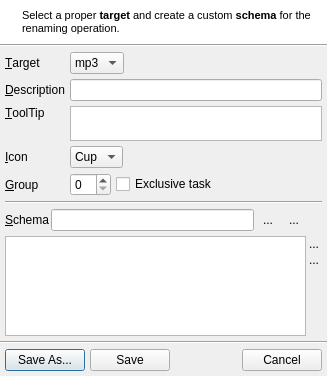
<ui version="4.0" >
 <class>QURenameTaskDialog</class>
 <widget class="QDialog" name="QURenameTaskDialog" >
  <property name="geometry" >
   <rect>
    <x>0</x>
    <y>0</y>
    <width>327</width>
    <height>376</height>
   </rect>
  </property>
  <property name="windowTitle" >
   <string>Edit Rename Task</string>
  </property>
  <layout class="QVBoxLayout" >
   <property name="spacing" >
    <number>0</number>
   </property>
   <property name="margin" >
    <number>0</number>
   </property>
   <item>
    <widget class="QFrame" name="frame" >
     <property name="palette" >
      <palette>
       <active>
        <colorrole role="Base" >
         <brush brushstyle="SolidPattern" >
          <color alpha="255" >
           <red>255</red>
           <green>255</green>
           <blue>255</blue>
          </color>
         </brush>
        </colorrole>
        <colorrole role="Window" >
         <brush brushstyle="SolidPattern" >
          <color alpha="255" >
           <red>255</red>
           <green>255</green>
           <blue>255</blue>
          </color>
         </brush>
        </colorrole>
       </active>
       <inactive>
        <colorrole role="Base" >
         <brush brushstyle="SolidPattern" >
          <color alpha="255" >
           <red>255</red>
           <green>255</green>
           <blue>255</blue>
          </color>
         </brush>
        </colorrole>
        <colorrole role="Window" >
         <brush brushstyle="SolidPattern" >
          <color alpha="255" >
           <red>255</red>
           <green>255</green>
           <blue>255</blue>
          </color>
         </brush>
        </colorrole>
       </inactive>
       <disabled>
        <colorrole role="Base" >
         <brush brushstyle="SolidPattern" >
          <color alpha="255" >
           <red>255</red>
           <green>255</green>
           <blue>255</blue>
          </color>
         </brush>
        </colorrole>
        <colorrole role="Window" >
         <brush brushstyle="SolidPattern" >
          <color alpha="255" >
           <red>255</red>
           <green>255</green>
           <blue>255</blue>
          </color>
         </brush>
        </colorrole>
       </disabled>
      </palette>
     </property>
     <property name="autoFillBackground" >
      <bool>true</bool>
     </property>
     <property name="frameShadow" >
      <enum>QFrame::Raised</enum>
     </property>
     <layout class="QHBoxLayout" >
      <item>
       <widget class="QLabel" name="infoIconLbl" >
        <property name="sizePolicy" >
         <sizepolicy vsizetype="Preferred" hsizetype="Fixed" >
          <horstretch>0</horstretch>
          <verstretch>0</verstretch>
         </sizepolicy>
        </property>
        <property name="text" >
         <string/>
        </property>
        <property name="pixmap" >
         <pixmap resource="images/uman.qrc" >:/marks/information.png</pixmap>
        </property>
        <property name="alignment" >
         <set>Qt::AlignLeading|Qt::AlignLeft|Qt::AlignTop</set>
        </property>
       </widget>
      </item>
      <item>
       <widget class="QLabel" name="label" >
        <property name="text" >
         <string>&lt;!DOCTYPE HTML PUBLIC "-//W3C//DTD HTML 4.0//EN" "http://www.w3.org/TR/REC-html40/strict.dtd">
&lt;html>&lt;head>&lt;meta name="qrichtext" content="1" />&lt;style type="text/css">
p, li { white-space: pre-wrap; }
&lt;/style>&lt;/head>&lt;body style=" font-family:'MS Shell Dlg 2'; font-size:8.25pt; font-weight:400; font-style:normal;">
&lt;p style=" margin-top:0px; margin-bottom:0px; margin-left:0px; margin-right:0px; -qt-block-indent:0; text-indent:0px; font-size:8pt;">Select a proper &lt;span style=" font-weight:600;">target&lt;/span> and create a custom &lt;span style=" font-weight:600;">schema&lt;/span> for the renaming operation.&lt;/p>&lt;/body>&lt;/html></string>
        </property>
        <property name="alignment" >
         <set>Qt::AlignLeading|Qt::AlignLeft|Qt::AlignTop</set>
        </property>
        <property name="wordWrap" >
         <bool>true</bool>
        </property>
       </widget>
      </item>
     </layout>
    </widget>
   </item>
   <item>
    <widget class="Line" name="line" >
     <property name="orientation" >
      <enum>Qt::Horizontal</enum>
     </property>
    </widget>
   </item>
   <item>
    <layout class="QVBoxLayout" >
     <property name="spacing" >
      <number>5</number>
     </property>
     <property name="margin" >
      <number>5</number>
     </property>
     <item>
      <layout class="QGridLayout" >
       <item row="0" column="0" >
        <widget class="QLabel" name="label_7" >
         <property name="text" >
          <string>&amp;Target</string>
         </property>
         <property name="buddy" >
          <cstring>targetCombo</cstring>
         </property>
        </widget>
       </item>
       <item row="0" column="1" >
        <layout class="QHBoxLayout" >
         <property name="spacing" >
          <number>0</number>
         </property>
         <item>
          <widget class="QComboBox" name="targetCombo" >
           <item>
            <property name="text" >
             <string>mp3</string>
            </property>
           </item>
          </widget>
         </item>
         <item>
          <spacer>
           <property name="orientation" >
            <enum>Qt::Horizontal</enum>
           </property>
           <property name="sizeHint" stdset="0" >
            <size>
             <width>68</width>
             <height>17</height>
            </size>
           </property>
          </spacer>
         </item>
        </layout>
       </item>
       <item row="1" column="0" >
        <widget class="QLabel" name="label_2" >
         <property name="text" >
          <string>&amp;Description</string>
         </property>
         <property name="buddy" >
          <cstring>descriptionEdit</cstring>
         </property>
        </widget>
       </item>
       <item row="1" column="1" >
        <widget class="QLineEdit" name="descriptionEdit" />
       </item>
       <item row="2" column="1" >
        <widget class="QTextEdit" name="toolTipEdit" >
         <property name="sizePolicy" >
          <sizepolicy vsizetype="Preferred" hsizetype="Expanding" >
           <horstretch>0</horstretch>
           <verstretch>0</verstretch>
          </sizepolicy>
         </property>
         <property name="maximumSize" >
          <size>
           <width>16777215</width>
           <height>35</height>
          </size>
         </property>
         <property name="tabChangesFocus" >
          <bool>true</bool>
         </property>
         <property name="tabStopWidth" >
          <number>80</number>
         </property>
         <property name="acceptRichText" >
          <bool>false</bool>
         </property>
        </widget>
       </item>
       <item row="3" column="0" >
        <widget class="QLabel" name="label_4" >
         <property name="text" >
          <string>&amp;Icon</string>
         </property>
         <property name="buddy" >
          <cstring>iconCombo</cstring>
         </property>
        </widget>
       </item>
       <item row="3" column="1" >
        <layout class="QHBoxLayout" >
         <property name="spacing" >
          <number>0</number>
         </property>
         <item>
          <widget class="QComboBox" name="iconCombo" >
           <property name="frame" >
            <bool>true</bool>
           </property>
           <item>
            <property name="text" >
             <string>Cup</string>
            </property>
            <property name="icon" >
             <iconset>
              <normaloff/>
             </iconset>
            </property>
           </item>
          </widget>
         </item>
         <item>
          <spacer>
           <property name="orientation" >
            <enum>Qt::Horizontal</enum>
           </property>
           <property name="sizeHint" stdset="0" >
            <size>
             <width>40</width>
             <height>20</height>
            </size>
           </property>
          </spacer>
         </item>
        </layout>
       </item>
       <item row="4" column="0" >
        <widget class="QLabel" name="label_5" >
         <property name="text" >
          <string>&amp;Group</string>
         </property>
         <property name="buddy" >
          <cstring>groupSpin</cstring>
         </property>
        </widget>
       </item>
       <item row="4" column="1" >
        <layout class="QHBoxLayout" >
         <property name="spacing" >
          <number>5</number>
         </property>
         <item>
          <widget class="QSpinBox" name="groupSpin" >
           <property name="sizePolicy" >
            <sizepolicy vsizetype="Fixed" hsizetype="Fixed" >
             <horstretch>0</horstretch>
             <verstretch>0</verstretch>
            </sizepolicy>
           </property>
          </widget>
         </item>
         <item>
          <widget class="QCheckBox" name="exclusiveChk" >
           <property name="text" >
            <string>Exclusive task</string>
           </property>
          </widget>
         </item>
        </layout>
       </item>
       <item row="2" column="0" >
        <widget class="QLabel" name="label_3" >
         <property name="text" >
          <string>&amp;ToolTip</string>
         </property>
         <property name="alignment" >
          <set>Qt::AlignLeading|Qt::AlignLeft|Qt::AlignTop</set>
         </property>
         <property name="buddy" >
          <cstring>toolTipEdit</cstring>
         </property>
        </widget>
       </item>
      </layout>
     </item>
     <item>
      <widget class="Line" name="line_2" >
       <property name="orientation" >
        <enum>Qt::Horizontal</enum>
       </property>
      </widget>
     </item>
     <item>
      <layout class="QHBoxLayout" >
       <property name="spacing" >
        <number>2</number>
       </property>
       <item>
        <widget class="QLabel" name="label_6" >
         <property name="text" >
          <string>&amp;Schema</string>
         </property>
         <property name="buddy" >
          <cstring>schemaEdit</cstring>
         </property>
        </widget>
       </item>
       <item>
        <widget class="QLineEdit" name="schemaEdit" >
         <property name="font" >
          <font>
           <family>Lucida Console</family>
          </font>
         </property>
        </widget>
       </item>
       <item>
        <widget class="QToolButton" name="addDataBtn" >
         <property name="text" >
          <string>...</string>
         </property>
         <property name="icon" >
          <iconset resource="images/uman.qrc" >
           <normaloff>:/bullets/plus_small.png</normaloff>:/bullets/plus_small.png</iconset>
         </property>
         <property name="autoRaise" >
          <bool>true</bool>
         </property>
        </widget>
       </item>
       <item>
        <widget class="QToolButton" name="removeDataBtn" >
         <property name="text" >
          <string>...</string>
         </property>
         <property name="icon" >
          <iconset resource="images/uman.qrc" >
           <normaloff>:/bullets/minus_small.png</normaloff>:/bullets/minus_small.png</iconset>
         </property>
         <property name="autoRaise" >
          <bool>true</bool>
         </property>
        </widget>
       </item>
       <item>
        <spacer>
         <property name="orientation" >
          <enum>Qt::Horizontal</enum>
         </property>
         <property name="sizeType" >
          <enum>QSizePolicy::Fixed</enum>
         </property>
         <property name="sizeHint" stdset="0" >
          <size>
           <width>16</width>
           <height>22</height>
          </size>
         </property>
        </spacer>
       </item>
      </layout>
     </item>
     <item>
      <layout class="QHBoxLayout" >
       <property name="spacing" >
        <number>0</number>
       </property>
       <item>
        <widget class="QURenameDataTable" name="dataTable" >
         <property name="editTriggers" >
          <set>QAbstractItemView::AnyKeyPressed|QAbstractItemView::DoubleClicked|QAbstractItemView::EditKeyPressed</set>
         </property>
         <property name="alternatingRowColors" >
          <bool>true</bool>
         </property>
         <property name="selectionMode" >
          <enum>QAbstractItemView::SingleSelection</enum>
         </property>
         <property name="selectionBehavior" >
          <enum>QAbstractItemView::SelectItems</enum>
         </property>
         <property name="gridStyle" >
          <enum>Qt::DashLine</enum>
         </property>
         <property name="cornerButtonEnabled" >
          <bool>false</bool>
         </property>
        </widget>
       </item>
       <item>
        <layout class="QVBoxLayout" >
         <property name="spacing" >
          <number>0</number>
         </property>
         <item>
          <widget class="QToolButton" name="moveUpBtn" >
           <property name="minimumSize" >
            <size>
             <width>16</width>
             <height>16</height>
            </size>
           </property>
           <property name="maximumSize" >
            <size>
             <width>16</width>
             <height>16</height>
            </size>
           </property>
           <property name="text" >
            <string>...</string>
           </property>
           <property name="icon" >
            <iconset resource="images/uman.qrc" >
             <normaloff>:/bullets/arrow_up_small.png</normaloff>:/bullets/arrow_up_small.png</iconset>
           </property>
           <property name="autoRaise" >
            <bool>true</bool>
           </property>
          </widget>
         </item>
         <item>
          <widget class="QToolButton" name="moveDownBtn" >
           <property name="minimumSize" >
            <size>
             <width>16</width>
             <height>16</height>
            </size>
           </property>
           <property name="maximumSize" >
            <size>
             <width>16</width>
             <height>16</height>
            </size>
           </property>
           <property name="text" >
            <string>...</string>
           </property>
           <property name="icon" >
            <iconset resource="images/uman.qrc" >
             <normaloff>:/bullets/arrow_down_small.png</normaloff>:/bullets/arrow_down_small.png</iconset>
           </property>
           <property name="autoRaise" >
            <bool>true</bool>
           </property>
          </widget>
         </item>
         <item>
          <spacer>
           <property name="orientation" >
            <enum>Qt::Vertical</enum>
           </property>
           <property name="sizeHint" stdset="0" >
            <size>
             <width>13</width>
             <height>44</height>
            </size>
           </property>
          </spacer>
         </item>
        </layout>
       </item>
      </layout>
     </item>
    </layout>
   </item>
   <item>
    <widget class="Line" name="line_3" >
     <property name="orientation" >
      <enum>Qt::Horizontal</enum>
     </property>
    </widget>
   </item>
   <item>
    <layout class="QHBoxLayout" >
     <property name="spacing" >
      <number>5</number>
     </property>
     <property name="margin" >
      <number>5</number>
     </property>
     <item>
      <widget class="QPushButton" name="saveAsBtn" >
       <property name="text" >
        <string>Save As...</string>
       </property>
       <property name="icon" >
        <iconset resource="images/uman.qrc" >
         <normaloff>:/control/save_as.png</normaloff>:/control/save_as.png</iconset>
       </property>
      </widget>
     </item>
     <item>
      <widget class="QPushButton" name="saveBtn" >
       <property name="text" >
        <string>Save</string>
       </property>
       <property name="icon" >
        <iconset resource="images/uman.qrc" >
         <normaloff>:/control/save.png</normaloff>:/control/save.png</iconset>
       </property>
      </widget>
     </item>
     <item>
      <spacer>
       <property name="orientation" >
        <enum>Qt::Horizontal</enum>
       </property>
       <property name="sizeHint" stdset="0" >
        <size>
         <width>40</width>
         <height>20</height>
        </size>
       </property>
      </spacer>
     </item>
     <item>
      <widget class="QPushButton" name="cancelBtn" >
       <property name="text" >
        <string>Cancel</string>
       </property>
       <property name="icon" >
        <iconset resource="images/uman.qrc" >
         <normaloff>:/marks/cancel.png</normaloff>:/marks/cancel.png</iconset>
       </property>
      </widget>
     </item>
    </layout>
   </item>
  </layout>
 </widget>
 <customwidgets>
  <customwidget>
   <class>QURenameDataTable</class>
   <extends>QTableWidget</extends>
   <header>QURenameDataTable.h</header>
  </customwidget>
 </customwidgets>
 <resources>
  <include location="images/uman.qrc" />
 </resources>
 <connections/>
</ui>
